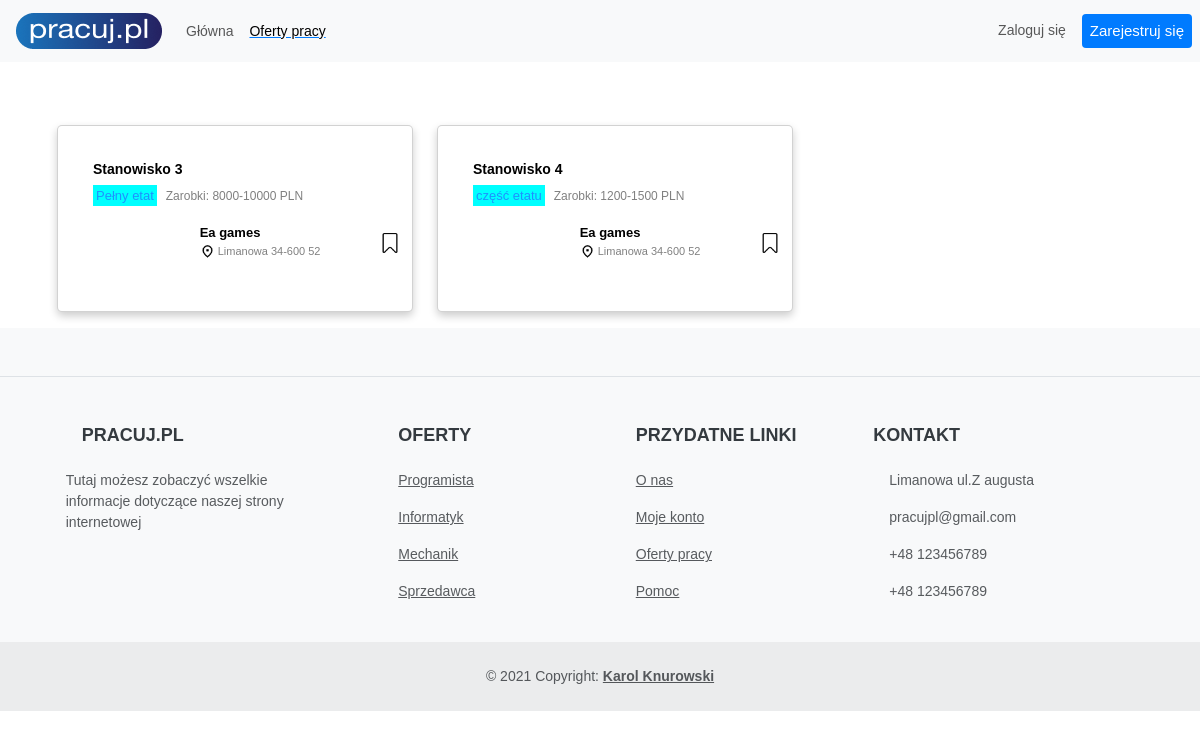
The page /praca/oferty_pracy.php on the database its author committed.
### tables this page shows
CREATE TABLE `firma` (
  `id` int(11) NOT NULL,
  `nazwa_firmy` varchar(100) NOT NULL,
  `konto_id` int(11) NOT NULL,
  `adres` varchar(200) NOT NULL,
  `lokalizacja_geograficzna` varchar(100) DEFAULT NULL,
  `informacje` text DEFAULT NULL,
  `logo_url` varchar(255) DEFAULT NULL
);

CREATE TABLE `ogloszenie` (
  `id` int(11) NOT NULL,
  `id_firmy` int(11) DEFAULT NULL,
  `nazwa` varchar(100) NOT NULL,
  `poziom_stanowiska` varchar(50) DEFAULT NULL,
  `rodzaj_umowy` varchar(50) DEFAULT NULL,
  `wymiar_etatu` varchar(50) DEFAULT NULL,
  `rodzaj_pracy` varchar(50) DEFAULT NULL,
  `widelki_wynagrodzenia` varchar(100) DEFAULT NULL,
  `dni_pracy` varchar(50) DEFAULT NULL,
  `godziny_pracy` varchar(50) DEFAULT NULL,
  `data_waznosci` date DEFAULT NULL,
  `kategoria` varchar(50) DEFAULT NULL,
  `zakres_obowiazkow` text DEFAULT NULL,
  `wymagania_kandydata` text DEFAULT NULL,
  `oferowane_benefity` text DEFAULT NULL,
  `informacje_o_firmie` text DEFAULT NULL
);

### praca/oferty_pracy.php (the view, shortened to what this page needs)
<!DOCTYPE html>
<html lang="en">
<head>
  <link
    href="https://cdn.jsdelivr.net/npm/bootstrap@5.3.2/dist/css/bootstrap.min.css"
    rel="stylesheet"
  />
  <link rel="stylesheet" href="../style.css" />
</head>
<body>
  <nav class="navbar navbar-expand-md navbar-light bg-light mb-5">
    <a href="../glowna.php" class="navbar-brand mx-3">
      <img class="d-inline-block align-top" src="../images/logo.jpg" />
    </a>
    <div class="collapse navbar-collapse" id="navbarNav">
      <ul class="navbar-nav">
        <li class="nav-item custom-link1">
          <a href="../glowna.php" class="nav-link">
            Główna
          </a>
        </li>
        <li class="nav-item custom-link1">
          <a href="" class="nav-link  active">
            Oferty pracy
          </a>
        </li>
      </ul>
      <ul class="navbar-nav ms-auto">
      <?php
  if (!isset($_SESSION['id'])) {
    echo <<<html
        <a href="/system_ogloszeniowy-Internetowe-/logowanie/login_form.php" class="nav-link custom-link me-2">
            Zaloguj się
        </a>
    html;
    echo <<<html
    <a href="/system_ogloszeniowy-Internetowe-/logowanie/register_form.php" class="zarejestruj-btn nav-link custom-link me-2">
        Zarejestruj się
    </a>
  html;
  }
        ?>
      </ul>
    </div>
  </nav>
    <?php
$servername = "localhost";
$username = "root";
$password = "";
$dbname = "baza_systemogloszeniowy";
$conn = new mysqli($servername, $username, $password, $dbname);
$sql = "SELECT ogloszenie.*, firma.* FROM ogloszenie JOIN firma ON ogloszenie.id_firmy = firma.id";
$result = $conn->query($sql);
if ($result->num_rows > 0) {
?>
    <div class="container">
        <div class="row">
<?php
    while ($row = $result->fetch_assoc()) {
?>
            <div class="col-12 col-sm-6 col-lg-4">
            <a href="szczegolyoferty.php?id=<?php echo $row["id"]?>">
                <div class="card mb-3">
                    <div class="card-body">
                        <h5 class="card-title"><?php echo $row['nazwa']; ?></h5>
                        <p class="offerts-cost">
                          <span class="offerts-jobet">
                          <?php echo $row['wymiar_etatu'];?></span>
                          <span class="offerts-salary">Zarobki:
                            <?php echo $row['widelki_wynagrodzenia']; ?></span>
                        </p>
                        <div class="container">
                            <div class="row">
                                <div class="col-5 col-sm-4">
                                </div>
                                <div class="col-7 col-sm-8">
                                    <span id="name-offerts"><?php echo $row['nazwa_firmy']; ?>
                                  </span>
                                    <p class="adress-offerts">
                                      <img src="../images/lokalizacjaikona.png" style="height:15px">
                                        <?php echo $row['adres']; ?>
                                        <span class="offerts-iconsave">
                                    <img src="../images/saveicon.png" style="height:20px; margin-left:180px; margin-top:-50px">
                                  </span>
                                    </p>
                                </div>
                            </div>
                        </div>
                    </div>
                </div>
      </a>
            </div>
<?php
    }
?>
        </div>
    </div>
<?php
} else {
    echo "Brak wyników";
}
?>
<footer class="text-center text-lg-start bg-light text-muted">
  <section class="d-flex justify-content-center justify-content-lg-between p-4 border-bottom">
  </section>
  <section class="">
    <div class="container text-center text-md-start mt-5">
      <div class="row mt-3">
        <div class="col-md-3 col-lg-4 col-xl-3 mx-auto mb-4">
          <h6 class="text-uppercase fw-bold mb-4">
            <i class="fas fa-gem me-3"></i>Pracuj.pl
          </h6>
          <p>
            Tutaj możesz zobaczyć wszelkie informacje dotyczące naszej strony internetowej
          </p>
        </div>
        <div class="col-md-2 col-lg-2 col-xl-2 mx-auto mb-4">
          <h6 class="text-uppercase fw-bold mb-4">
            Oferty
          </h6>
          <p>
            <a href="#!" class="text-reset">Programista</a>
          </p>
          <p>
            <a href="#!" class="text-reset">Informatyk</a>
          </p>
          <p>
            <a href="#!" class="text-reset">Mechanik</a>
          </p>
          <p>
            <a href="#!" class="text-reset">Sprzedawca</a>
          </p>
        </div>
        <div class="col-md-3 col-lg-2 col-xl-2 mx-auto mb-4">
          <h6 class="text-uppercase fw-bold mb-4">
            Przydatne linki
          </h6>
          <p>
            <a href="#!" class="text-reset">O nas</a>
          </p>
          <p>
            <a href="#!" class="text-reset">Moje konto</a>
          </p>
          <p>
            <a href="#!" class="text-reset">Oferty pracy</a>
          </p>
          <p>
            <a href="#!" class="text-reset">Pomoc</a>
          </p>
        </div>
        <div class="col-md-4 col-lg-3 col-xl-3 mx-auto mb-md-0 mb-4">
          <h6 class="text-uppercase fw-bold mb-4">Kontakt</h6>
          <p><i class="fas fa-home me-3"></i>Limanowa ul.Z augusta</p>
          <p>
            pracujpl@gmail.com
          </p>
          <p><i class="fas fa-phone me-3"></i> +48 123456789</p>
          <p><i class="fas fa-print me-3"></i> +48 123456789</p>
        </div>
      </div>
    </div>
  </section>
  <div class="text-center p-4" style="background-color: rgba(0, 0, 0, 0.05);">
    © 2021 Copyright:
    <a class="text-reset fw-bold" href="https://mdbootstrap.com/">Karol Knurowski</a>
  </div>
</footer>
</body>
</html>

### style.css (style rules this page uses)
.custom-link { display: inline-block; padding: 0.375rem 0.75rem; border-radius: 0.25rem; text-align: center; text-decoration: none; }
.active { color: #007bff; text-decoration: underline #007bff ; }
.card-title { font-size: 12px; }
.zarejestruj-btn { background-color: #007bff; color:white; font-size: 15px; }
.card-title { color: black; }
.offerts-cost { color: #4B0082; }
.card { position: relative; padding: 20px; width: 100%; }
.active { color: #007bff; text-decoration: underline #007bff; }
.card-title { font-size: 14px; font-weight: bold; margin-bottom: 0.5em; }
.card { box-shadow: 0 4px 8px 0 rgba(0, 0, 0, 0.2); transition: 0.3s; border-radius: 5px; margin: 15px; width: 100%; display: inline-block; vertical-align: top; }
.card-body { padding: 15px; }
.offerts-iconsave { text-align: right; margin-top: -100px; }
.offerts-jobet { background-color: #00FFFF; color: #1E90FF; font-size:13px; padding: 3px; }
.offerts-salary { color:gray; margin-left: 5px; font-size: 12px; }
#name-offerts { color:black; font-size: 13px; font-weight: bold; }
.adress-offerts { color:gray; font-size:11px; margin-bottom: 0; }
* { padding: 0; margin: 0; }
* { -webkit-box-sizing:border-box; -moz-box-sizing:border-box; -o-box-sizing:border-box; -ms-box-sizing:border-box; box-sizing:border-box; }
body { font-family: 'Poppins', sans-serif; font-size:14px; color:#a09e9c; text-transform:initial; max-width:1920px; margin:0 auto; overflow-x:hidden; }
h1,h2,h3,h4,h5,h6 { margin: 0; color:#343a3f; font-size: 18px; font-weight: 500; text-transform: capitalize; }
img { border:none;max-width:100%; height:auto; }
html,body { height: 100%; }

### rows shown on the page
firma: id.nazwa "Stanowisko 3", id.wymiar_etatu "Pełny etat", id.widelki_wynagrodzenia "8000-10000 PLN", nazwa_firmy "Ea games", adres "Limanowa 34-600 52"
firma: id.nazwa "Stanowisko 4", id.wymiar_etatu "część etatu", id.widelki_wynagrodzenia "1200-1500 PLN", nazwa_firmy "Ea games", adres "Limanowa 34-600 52"
